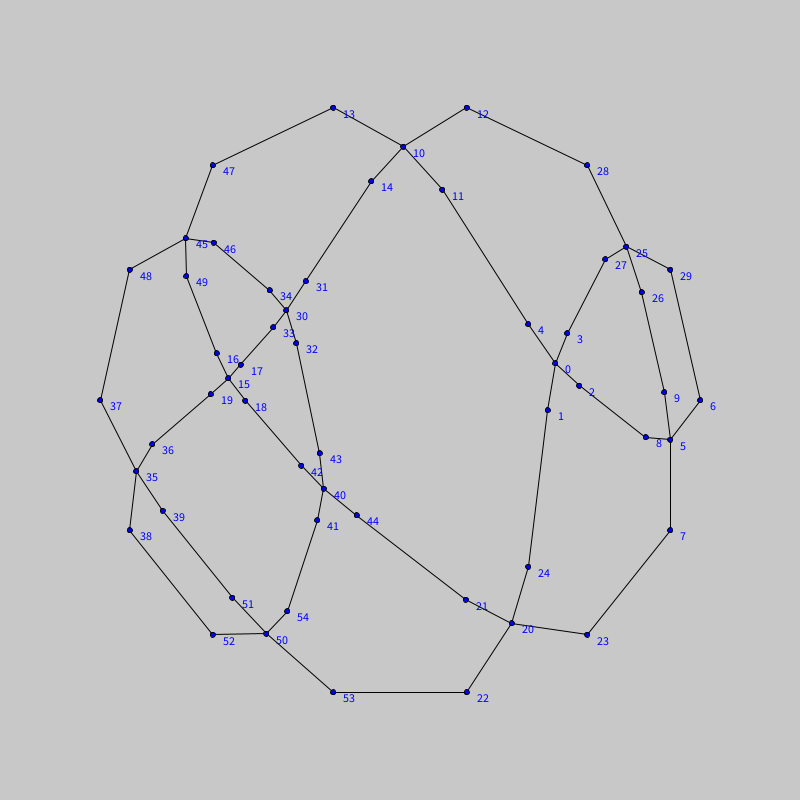
Frame 1 (no input)
Frame 60 (the mouse pressed at the canvas centre just before this capture): identical to frame 1, image omitted
Frame 120 (the mouse held since frame 60 and released just before this capture): identical to frame 1, image omitted

The Processing sketch that drew this single still picture (run headless with seeded random() and noise(); from frame 60 on, the mouse is pressed at the canvas centre):

// Processing sketch: sketch_dowker
// ── sketch_dowker.pde
//int dowker[]={6, 10, 12, 2, 4, 8}; //<>//
//int dowker[]={4,8,14,16,2,18,20,22,10,12,6};
int dowker[]={4, 10, 12, 14, 22, 2, 18, 20, 8, 6, 16};
//int dowker[]={6, 8, 16, 14, 4, 18, 20, 2, 22, 12, 10};
//int dowker[] = {6, 10, 16, 18, 14, 2, 20, 4, 22, 12, 8};
//int dowker[] = {6, 12, 16, 18, 14, 4, 20, 22, 2, 8, 10};
ArrayList<Node> nodes;
ArrayList<Edge>edges;
int outer[];
int outerCount=0;

void setup() {
  size(800, 800);
  nodes = new ArrayList<Node>();
  edges = new ArrayList<Edge>();
  int len = dowker.length;
  for (int i=0; i<len; i++) {
    nodes.add(new Node(400+200*cos(PI*2*i/len), 400-200*sin(PI*2*i/len), 2*i+1, dowker[i], i, 0, (dowker[i]>0)));// center
    nodes.add(new Node(400+200*cos(PI*2*i/len)+30, 400-200*sin(PI*2*i/len), 2*i+1, dowker[i], i, 1, (dowker[i]>0)));// right
    nodes.add(new Node(400+200*cos(PI*2*i/len), 400-200*sin(PI*2*i/len)-30, 2*i+1, dowker[i], i, 2, (dowker[i]>0)));// top
    nodes.add(new Node(400+200*cos(PI*2*i/len)-30, 400-200*sin(PI*2*i/len), 2*i+1, dowker[i], i, 3, (dowker[i]>0)));// left
    nodes.add(new Node(400+200*cos(PI*2*i/len), 400-200*sin(PI*2*i/len)+30, 2*i+1, dowker[i], i, 4, (dowker[i]>0)));// bottom
    edges.add(new Edge(5*i, 5*i+1, true)); 
    edges.add(new Edge(5*i, 5*i+2, true)); 
    edges.add(new Edge(5*i, 5*i+3, true)); 
    edges.add(new Edge(5*i, 5*i+4, true)); 
    edges.add(new Edge(5*i+1, 5*i+2, false)); 
    edges.add(new Edge(5*i+2, 5*i+3, false)); 
    edges.add(new Edge(5*i+3, 5*i+4, false)); 
    edges.add(new Edge(5*i+4, 5*i+1, false));
  }
  // a,b は１始まり
  for (int i=0; i<len; i++) {
    for (int j=i+1; j<len; j++) {
      Node n1 = nodes.get(5*i);
      Node n2 = nodes.get(5*j);
      if (n2.b == n1.a-1 || n2.b == n1.a+2*len-1) {
        edges.add(new Edge(5*i+1, 5*j+4, true));
      } else if (n2.b == n1.a+1 ) {
        edges.add(new Edge(5*i+3, 5*j+2, true));
      }
      if (n1.b == n2.a-1 || n1.b == n2.a+2*len-1) {
        edges.add(new Edge(5*i+4, 5*j+1, true));
      } else if (n1.b == n2.a+1 ) {
        edges.add(new Edge(5*i+2, 5*j+3, true));
      }
    }
  }
  outer= new int[20];
  findTriangle();
  modify1();
  // ここで，外周を探しなおす．
  findOuter();
  modify1();
}

float cX = 400, cY = 400, rate=1.0;

float dispX(float x) {
  float xx = x;
  return (xx-cX)*rate + 400;
}
float dispY(float y) {
  float yy = y;
  return (yy-cY)*rate + 400;
}


void draw() {
  background(200);
  for (int e=0; e<edges.size(); e++) {
    Edge ee = edges.get(e);
    if (ee.visible) {
      Node ees = nodes.get(ee.s);
      Node eet = nodes.get(ee.t);
      line (dispX(ees.x), dispY(ees.y), dispX(eet.x), dispY(eet.y));
    }
  }
  for (int n=0; n<nodes.size(); n++) {
    Node nn = nodes.get(n);
    if (n == draggedNodeID) {
      fill(255, 0, 255);
    } else {
      fill(0, 0, 255);
    }
    stroke(0);
    ellipse(dispX(nn.x), dispY(nn.y), 5, 5);
    //text(""+nn.a+","+nn.b, nn.x+10, nn.y+10);
    text(""+n, dispX(nn.x)+10, dispY(nn.y)+10);
  }
}

class Node {
  int a, b;
  float x, y;
  int nodeID;//奇数
  int branchID;// 1: 奇数-1, 2:偶数-1, 3:奇数+1, 4:偶数+1
  boolean ou;// true: 奇数が上， false: 偶数が上
  Node(float _x, float _y, int _i, int _j, int _nID, int _bID, boolean _ou) {
    x=_x;
    y=_y;
    a=_i;
    b=_j;
    nodeID = _nID;
    branchID = _bID;
    ou = _ou;
  }
}

Node getNode( int _nID, int _bID) {
  return nodes.get(_nID*5 + _bID);
}

void debugXY(int k) {
  for (int i=k; i<k+5; i++) {
    println(i, nodes.get(i).x, nodes.get(i).y);
  }
}

class Edge {
  int s, t;
  boolean visible;
  Edge(int _s, int _t, boolean _v) {
    s=_s;
    t=_t;
    visible = _v;
  }
}

int draggedNodeID = -1;
boolean isCenter = false;

void mousePressed() {
  for (int n=0; n<nodes.size(); n++) {
    Node nn = nodes.get(n);
    if (dist(nn.x, nn.y, mouseX, mouseY)<10) {
      if ( n%5==0) {
        isCenter = true;
      } else {
        isCenter = false;
      }
      draggedNodeID = n;
      return ;
    }
  }
}

void mouseDragged() {
  if (draggedNodeID ==-1) {
    return ;
  }
  Node draggedNode = nodes.get(draggedNodeID);
  float dx = mouseX - draggedNode.x;
  float dy = mouseY - draggedNode.y;
  if (isCenter) {
    draggedNode.x = mouseX;
    draggedNode.y = mouseY;
    for (int k = 1; k<=4; k++) {
      draggedNode = nodes.get(draggedNodeID+k);
      draggedNode.x += dx;
      draggedNode.y += dy;
    }
  } else {
    draggedNode.x = mouseX;
    draggedNode.y = mouseY;
  }
}

void mouseReleased() {
  draggedNodeID = -1;
}

void keyPressed() {
  if (key=='n') {
    cX=cY=400;
    rate=1.0;
  } else if (key=='m') {
    cX=((mouseX-400)/rate)+cX;
    cY=((mouseY-400)/rate)+cY;
    rate *=2.0;
  } else {
    modify1();
  }
}

void findTriangle() {
  int nSize = nodes.size();
  outer= new int[nSize];
  for (int a=0; a<nSize; a++) {
    outer[a] = -1;
  }
  int forSize = nSize/5;
  for (int a=0; a<forSize; a++) {
    for (int b=a+1; b<forSize; b++) {
      for (int c=b+1; c<forSize; c++) {
        int eAB_a = -1, eAB_b = -1;
        int eBC_b = -1, eBC_c = -1;
        int eCA_c = -1, eCA_a = -1;
        for (int e=0; e<edges.size(); e++) {
          Edge ee = edges.get(e);
          int s = int(ee.s / 5);
          int t = int(ee.t / 5);
          if (s == a && t == b ) {
            eAB_a = ee.s;
            eAB_b = ee.t;
          } else if (s == b && t == a ) {
            eAB_b = ee.s;
            eAB_a = ee.t;
          } else if (s == b && t == c ) {
            eBC_b = ee.s; 
            eBC_c = ee.t;
          } else if (s == c && t == b ) {
            eBC_c = ee.s; 
            eBC_b = ee.t;
          } else if (s == c && t == a ) {
            eCA_c = ee.s; 
            eCA_a = ee.t;
          } else if (s == a && t == c ) {
            eCA_a = ee.s; 
            eCA_c = ee.t;
          }
        }
        if (eAB_a!=-1 && eBC_b!=-1 && eCA_c!=-1) {
          println("三角形見つけた！");
          println(eAB_a, eAB_b, eBC_b, eBC_c, eCA_c, eCA_a);
          outer[0]=eCA_a;
          outer[1]=eAB_a;
          outer[2]=eAB_b;
          outer[3]=eBC_b;
          outer[4]=eBC_c;
          outer[5]=eCA_c;
          outerCount=6;
          return ;
        }
      }
    }
  }
}

int findNext(int p, int q) {
  if (q%5 ==0) {
    float xp=nodes.get(p).x - nodes.get(q).x;
    float yp=nodes.get(p).y - nodes.get(q).y;
    int p1 = p+1;
    if (p1-q>=5) {
      p1 -= 4;
    }
    float xp1=nodes.get(p1).x - nodes.get(q).x;
    float yp1=nodes.get(p1).y - nodes.get(q).y;
    int p3 = p+3;
    if (p3-q>=5) {
      p3 -= 4;
    }
    float xp3=nodes.get(p3).x - nodes.get(q).x;
    float yp3=nodes.get(p3).y - nodes.get(q).y;
    float ax = xp1 - xp;
    float ay = yp1 - yp;
    float bx = xp3 - xp;
    float by = yp3 - yp;
    float orientation = ax*by - ay*bx;
    if (orientation>0) {
      return p3;
    } else {
      return p1;
    }
  } else {
    for (int e=0; e<edges.size(); e++) {
      Edge ee = edges.get(e);
      if (ee.visible) {
        if (ee.s==q && ee.t!=p) {
          return ee.t;
        }
        if (ee.t==q && ee.s!=p) {
          return ee.s;
        }
      }
    }
  }
  return -1;
}

void findOuter() {
  int outer_sub[] = new int[nodes.size()];
  int outer_sub_count=0;
  for(int pp=0; pp<nodes.size(); pp+=5){
    for(int qq=pp+1; qq<pp+5; qq++){
      int p=pp;
      int q=qq;
      outer_sub_count=0;
      outer_sub[outer_sub_count] = q;
      outer_sub_count++;
      for (int repeat=0; repeat<nodes.size(); repeat++) {
        int r=findNext(p, q);
        if (r==pp) {
          break;
        } else {
          p=q;
          q=r;
          if(q%5 != 0){
            outer_sub[outer_sub_count] = q;
            outer_sub_count++;
          }
        }
      }
      if(outer_sub_count>outerCount){
        for(int k=0; k<outer_sub_count; k++){
          outer[k] = outer_sub[k];
          print(outer_sub[k]+" ");
        }
        outerCount = outer_sub_count;
        println("("+outer_sub_count+")");
      }
    }
  }
  return ;
}

int add1(int a, int nSize) {
  return a%(2*nSize)+1;
}

int findNfromA(int a, int nSize) {
  for (int n=0; n<nSize; n++) {
    if (nodes.get(n).a == a || nodes.get(n).b == a) {
      return n;
    }
  }
  return 0;
}  

void modify1() {
  int len = nodes.size();
  //外周は固定する
  for (int a=0; a<outerCount; a++) {
    nodes.get(outer[a]).x = 400 + 300*cos(PI*2*a/outerCount);
    nodes.get(outer[a]).y = 400 - 300*sin(PI*2*a/outerCount);
  }
  float dx[] = new float [len];
  float dy[] = new float [len];
  for (int repeat=0; repeat<2000; repeat++) {
    for (int n=0; n<len; n++) {
      dx[n] = dy[n] = 0f;
    }
    for (int n=0; n<len; n++) {
      Node nn = nodes.get(n);
      float zx=0;
      float zy=0;
      int count=0;
      for (int e=0; e<edges.size(); e++) {
        Edge ee = edges.get(e);
        if (ee.s == n) {
          zx += nodes.get(ee.t).x;
          zy += nodes.get(ee.t).y;
          count++;
        } else if (ee.t == n) {
          zx += nodes.get(ee.s).x;
          zy += nodes.get(ee.s).y;
          count++;
        }
      }
      zx /= count;
      zy /= count;
      float ax = zx - nn.x;
      float ay = zy - nn.y;
      ax *= 0.1;
      ay *= 0.1;
      dx[n] = ax;
      dy[n] = ay;
    }
    for (int n=0; n<len; n++) {
      boolean OK=true;
      for (int a=0; a<outerCount; a++) {
        if (n==outer[a]) {
          OK=false;
          break;
        }
      }
      if (OK) {
        Node nn = nodes.get(n);
        nn.x += dx[n];
        nn.y += dy[n];
      }
    }
  }
}



//参考文献
//https://www2.cs.arizona.edu/~kpavlou/Tutte_Embedding.pdf
//これはかなりわかりやすい！！
